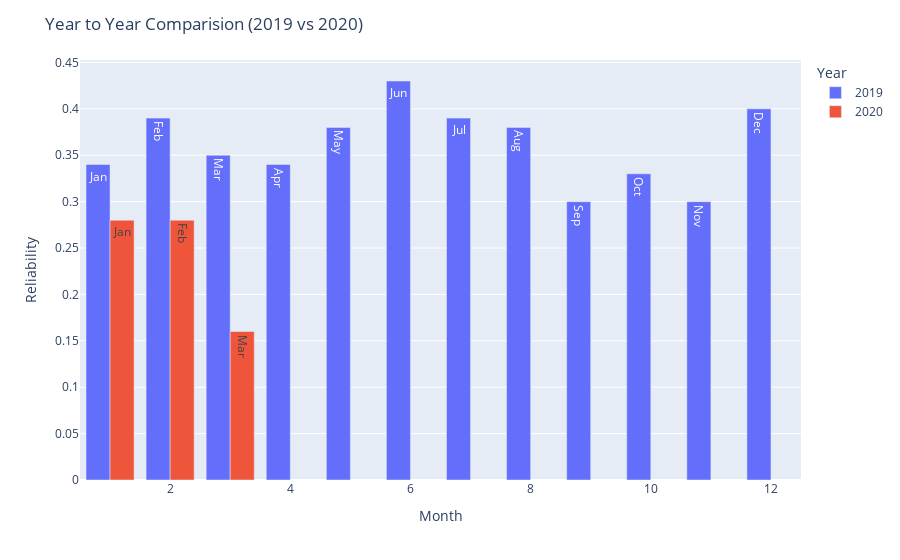

Source (notebook cell):
### Markdown cell above
Tutaj stwórz odpowiedni wykres, zapisz do na później pod nazwą `yoy_comparision_fig`. Pamiętaj o dobrych praktykach - niech wykres posiada wszystkie opisy oraz opisowe etykiety osi.

### Code cell
month_labels = ['Jan', 'Feb', 'Mar', 'Apr', 'May', 'Jun', 'Jul', 'Aug', 'Sep', 'Oct', 'Nov', 'Dec']


yoy_comparision_fig = px.bar(yoy_comparision_to_plot_df, barmode='group', labels={'value': 'Reliability', 'month': 'Month', 'year': 'Year'}, text=month_labels)
yoy_comparision_fig.update_layout(title='Year to Year Comparision (2019 vs 2020)')
# yoy_comparision_fig.update_traces(textposition='outside')

yoy_comparision_fig

### Figure 1 — Plotly figure (JSON) as saved in the notebook; plotly's stock layout.template omitted (floating-point values rounded to 4 significant figures)
{"data": [{"alignmentgroup": "True", "hovertemplate": "Year=2019<br>Month=%{x}<br>Reliability=%{y}<br>text=%{text}<extra></extra>", "legendgroup": "2019", "marker": {"color": "#636efa", "pattern": {"shape": ""}}, "name": "2019", "offsetgroup": "2019", "orientation": "v", "showlegend": true, "text": ["Jan", "Feb", "Mar", "Apr", "May", "Jun", "Jul", "Aug", "Sep", "Oct", "Nov", "Dec"], "textposition": "auto", "type": "bar", "x": [1, 2, 3, 4, 5, 6, 7, 8, 9, 10, 11, 12], "xaxis": "x", "y": [0.34, 0.39, 0.35, 0.34, 0.38, 0.43, 0.39, 0.38, 0.3, 0.33, 0.3, 0.4], "yaxis": "y"}, {"alignmentgroup": "True", "hovertemplate": "Year=2020<br>Month=%{x}<br>Reliability=%{y}<br>text=%{text}<extra></extra>", "legendgroup": "2020", "marker": {"color": "#EF553B", "pattern": {"shape": ""}}, "name": "2020", "offsetgroup": "2020", "orientation": "v", "showlegend": true, "text": ["Jan", "Feb", "Mar", "Apr", "May", "Jun", "Jul", "Aug", "Sep", "Oct", "Nov", "Dec"], "textposition": "auto", "type": "bar", "x": [1, 2, 3, 4, 5, 6, 7, 8, 9, 10, 11, 12], "xaxis": "x", "y": [0.28, 0.28, 0.16, null, null, null, null, null, null, null, null, null], "yaxis": "y"}], "layout": {"barmode": "group", "legend": {"title": {"text": "Year"}, "tracegroupgap": 0}, "margin": {"t": 60}, "title": {"text": "Year to Year Comparision (2019 vs 2020)"}, "xaxis": {"anchor": "y", "domain": [0, 1], "title": {"text": "Month"}}, "yaxis": {"anchor": "x", "domain": [0, 1], "title": {"text": "Reliability"}}}}
